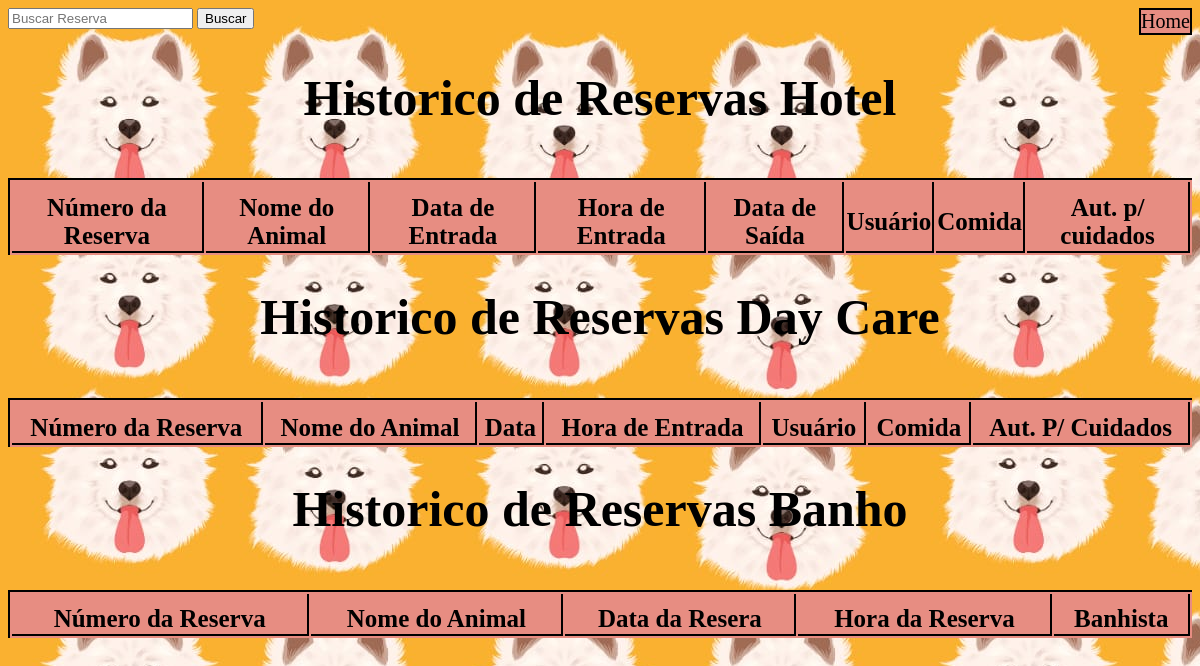
The app's page /historico_reservas/ (signed in), older data.
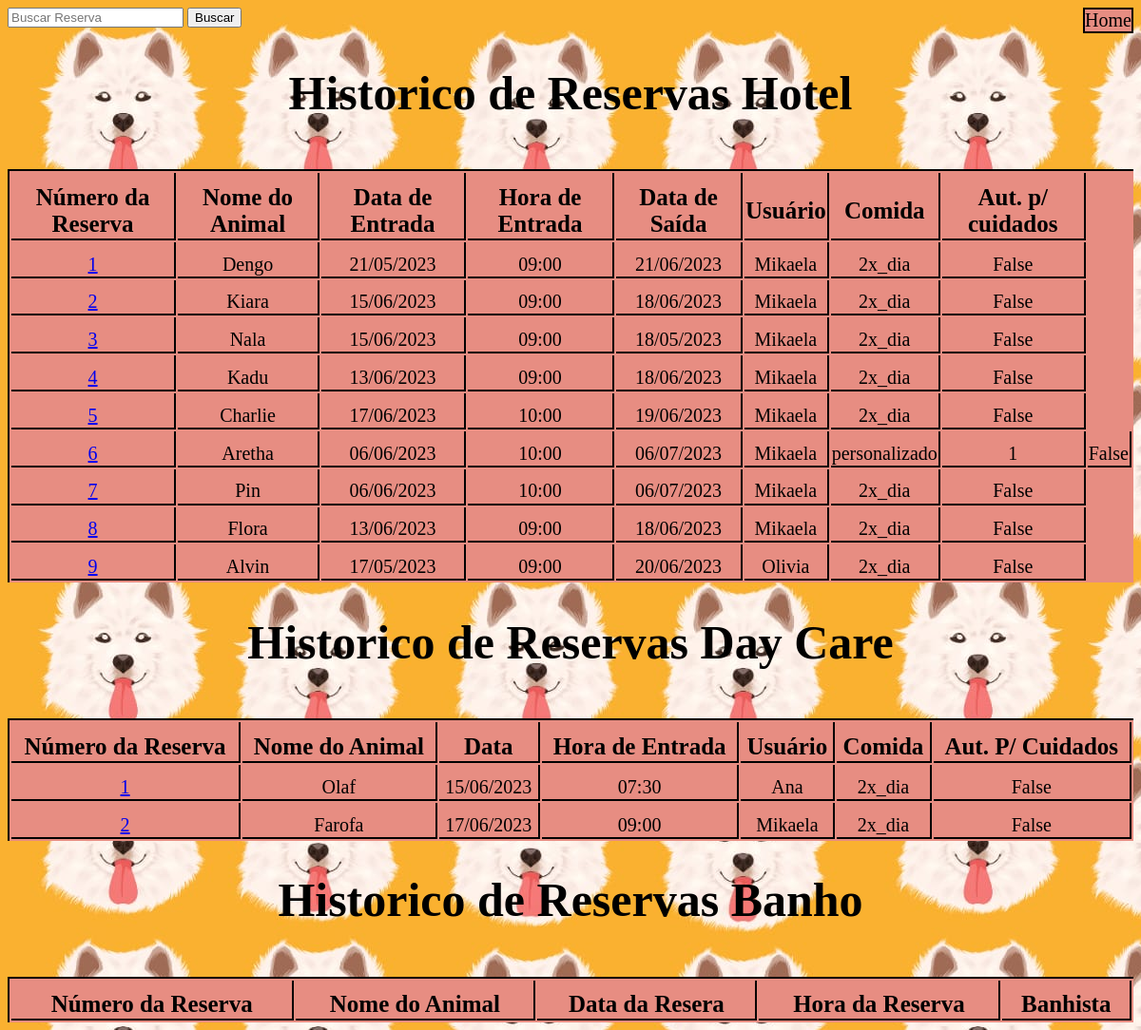
The same page, newer data.
### hotel/models.py (models this page shows, shortened)
class Reserva(models.Model):
    pet = models.ForeignKey(FichaDog, on_delete=models.CASCADE)
    num_reserva = models.IntegerField(primary_key=True, editable=False)
    data_entrada = models.DateField()
    data_saida = models.DateField()
    hora_entrada = models.TimeField()
    usuario  = models.ForeignKey(User, on_delete=models.CASCADE)
    HORARIO_CHOICES = (('2x_dia', 'Duas vezes por dia'),('3x_dia', 'Três vezes por dia'),('personalizado', 'Horário personalizado'),)
    horario_alimentacao = models.CharField(max_length=20, choices=HORARIO_CHOICES)
    horario_personalizado = models.CharField(max_length=20, blank=True, null=True)
    instrucoes_medicamentos = models.CharField(max_length=100, blank=True, null=True)
    ACEITAR_CHOICES = (('Sim', 'Duas vezes por dia'),('3x_dia', 'Três vezes por dia'),('personalizado', 'Horário personalizado'),)
    autorizacao_para_cuidados_medicos = models.BooleanField(default=False, choices=[(False, 'Não'), (True, 'Sim')])
    servicos_adicionais = models.ForeignKey('hotel.ServicosAdicionais', blank=True,null=True, on_delete=models.CASCADE)
    pago = models.BooleanField(default=False, null=True, choices=[(False, 'Não'), (True, 'Sim')])
    class Meta:
            db_table = 'Reserva_Hotel'

class ReservaDay(models.Model):
    pet = models.ForeignKey(FichaDog, on_delete=models.CASCADE)
    num_reserva = models.IntegerField(primary_key=True, editable=False)
    data = models.DateField()
    hora_entrada = models.TimeField()
    usuario  = models.ForeignKey(User, on_delete=models.CASCADE)
    HORARIO_CHOICES = (('2x_dia', 'Duas vezes por dia'),('3x_dia', 'Três vezes por dia'),('personalizado', 'Horário personalizado'),)
    horario_alimentacao = models.CharField(max_length=20, choices=HORARIO_CHOICES)
    horario_personalizado = models.CharField(max_length=20, blank=True, null=True)
    instrucoes_medicamentos = models.CharField(max_length=100, blank=True, null=True)
    ACEITAR_CHOICES = (('Sim', 'Duas vezes por dia'),('3x_dia', 'Três vezes por dia'),('personalizado', 'Horário personalizado'),)
    autorizacao_para_cuidados_medicos = models.BooleanField(default=False, choices=[(False, 'Não'), (True, 'Sim')])
    servicos_adicionais = models.ForeignKey('hotel.ServicosAdicionais', blank=True,null=True, on_delete=models.CASCADE)
    pacote = models.ForeignKey('hotel.Pacote', on_delete=models.SET_NULL, null=True, blank=True)
    pago = models.BooleanField(default=False, null=True, choices=[(False, 'Não'), (True, 'Sim')])
    class Meta:
            db_table = 'Reserva_Day'

### ficha/models.py (models this page shows, shortened)
class FichaDog(models.Model):
    nome = models.CharField(max_length=100, primary_key=True)
    raca = models.CharField(max_length=100)
    data_de_nascimento =  models.DateField()
    sexo = models.CharField(max_length=1, choices=(('M', 'Macho'), ('F', 'Fêmea')))
    peso = models.DecimalField(max_digits=5, decimal_places=2)
    tipo_alimentacao = models.CharField(max_length=100)
    restricoes_alimentares = models.CharField(max_length=100, blank=True, null=True)
    nome_tutor = models.CharField(max_length=100,blank=True)
    contato_tutor = models.CharField(max_length=100)
    cpf_tutor = models.CharField(max_length=14)
    endereco = models.CharField(max_length=100,blank=True, null=True)
    veterinario = models.CharField(max_length=100,blank=True, null=True)
    observacoes = models.TextField(blank=True, null=True)
    data = models.DateTimeField(auto_now_add=True)
    class Meta:
            db_table = 'Ficha_Dog'

### hotel/views.py (the view)
# urls.py: path('historico_reservas/', views.proc_reserva, name='historico_reserva'),
@login_required(login_url="/auth/login/")
def proc_reserva(request):
    hoje = date.today()  # obtém a data atual
    reservas = Reserva.objects.all()
    reservasday = ReservaDay.objects.all()
    reservasbanho = ReservaBanho.objects.all()
    search = request.GET.get('search')
    if search:
        reservas = reservas.filter(pet__nome__icontains=search)
        reservasday = reservasday.filter(pet__nome__icontains=search)
        reservasbanho = reservasbanho.filter(cachorro__nome__icontains=search)
    context = {
        'reservas': reservas,
        'reservasday':reservasday,
        'reservasbanho':reservasbanho,
    }
    return render(request, 'historico_reserva.html', context)

### hotel/templates/historico_reserva.html (shortened to what this page needs)
<!DOCTYPE html>
<html>
  <head>
    {% load static %}
  </head>
  <body>
    <div class="col-sm-6">
      <form action="." method="GET" classs="form-inline">
        <input type="text" id="search" name="search" class="form-control" placeholder="Buscar Reserva">
        <input type="submit" class="btn btn-primary" value="Buscar">
      </form>
      <a class = "home" href="{% url 'home' %}">Home</a>
    </div>
    <div class="reservas">
    <div class="tabela2">
      <table class="form">
        <h1 style='text-align:center;'>Historico de Reservas Hotel</h1>
          <thead class="legenda">
            <tr class="tr">
              <th>Número da Reserva</th>
              <th>Nome do Animal</th>
              <th>Data de Entrada</th>
              <th>Hora de Entrada</th>
              <th>Data de Saída</th>
              <th>Usuário</th>
              <th>Comida</th>
              <th>Aut. p/ cuidados</th>
            </tr>
          </thead>
          <br>
          <tbody>
            {% for reserva in reservas %}
            <tr>
              <td class='num'><a href="{% url 'mostrar_reserva' num_reserva=reserva.pk %}" class="btn btn-primary">{{ reserva.num_reserva }}</td>
              <td class='nome'>{{ reserva.pet.nome}}</td>
              <td class='data'>{{ reserva.data_entrada |date:"d/m/Y"}}</td>
              <td class='entrada'>{{ reserva.hora_entrada }}</td>
              <td class='entrada'>{{ reserva.data_saida  |date:"d/m/Y"}}</td>
              <td class='entrada'>{{ reserva.usuario }}</td>
              <td class='entrada'>{{ reserva.horario_alimentacao }}</td>
              {% if reserva.horario_personalizado %}
                <td class='entrada'>{{ reserva.horario_personalizado }}</td>
              {% endif %}
              <td class='entrada'>{{ reserva.autorizacao_para_cuidados_medicos }}</td>
            </tr>
            {% endfor %}
          </tbody>
      </table>
    </div>
    <div class="tabela">
      <table class="form2">
        <h1 style='text-align:center;'>Historico de Reservas Day Care</h1>
          <thead class="legenda">
            <tr class="tr">
              <th>Número da Reserva</th>
              <th>Nome do Animal</th>
              <th>Data</th>
              <th>Hora de Entrada</th>
              <th>Usuário</th>
              <th>Comida</th>
              <th>Aut. P/ Cuidados</th>
            </tr>
          </thead>
          <br>
          <tbody>
            {% for reserva in reservasday %}
            <tr>
              <td class='num'><a href="{% url 'mostrar_reservaday' num_reserva=reserva.pk %}" class="btn btn-primary">{{ reserva.num_reserva }}</td>
              <td class='nome'>{{ reserva.pet.nome}}</td>
              <td class='data'>{{ reserva.data |date:"d/m/Y"}}</td>
              <td class='entrada'>{{ reserva.hora_entrada }}</td>
              <td class='entrada'>{{ reserva.usuario }}</td>
              <td class='entrada'>{{ reserva.horario_alimentacao }}</td>
                <td class='entrada'>{{ reserva.autorizacao_para_cuidados_medicos }}</td>
            </tr>
            {% endfor %}
          </tbody>
      </table>
    </div>
    <div class="tabela">
      <table class="form2">
        <h1 style='text-align:center;'>Historico de Reservas Banho</h1>
          <thead class="legenda">
            <tr class="tr">
              <th>Número da Reserva</th>
              <th>Nome do Animal</th>
              <th>Data da Resera</th>
              <th>Hora da Reserva</th>
              <th>Banhista</th>
            </tr>
          </thead>
          <br>
      </table>
    </div>
  </div>
  </body>
</html>

Row changes from the older to the newer data that the page shows:
added Reserva: num_reserva "1", pet.nome "Dengo", data_entrada "21/05/2023", hora_entrada "09:00", data_saida "21/06/2023", usuario "Mikaela", horario_alimentacao "2x_dia", autorizacao_para_cuidados_medicos "False"
added Reserva: num_reserva "2", pet.nome "Kiara", data_entrada "15/06/2023", hora_entrada "09:00", data_saida "18/06/2023", usuario "Mikaela", horario_alimentacao "2x_dia", autorizacao_para_cuidados_medicos "False"
added Reserva: num_reserva "3", pet.nome "Nala", data_entrada "15/06/2023", hora_entrada "09:00", data_saida "18/05/2023", usuario "Mikaela", horario_alimentacao "2x_dia", autorizacao_para_cuidados_medicos "False"
added Reserva: num_reserva "4", pet.nome "Kadu", data_entrada "13/06/2023", hora_entrada "09:00", data_saida "18/06/2023", usuario "Mikaela", horario_alimentacao "2x_dia", autorizacao_para_cuidados_medicos "False"
added Reserva: num_reserva "5", pet.nome "Charlie", data_entrada "17/06/2023", hora_entrada "10:00", data_saida "19/06/2023", usuario "Mikaela", horario_alimentacao "2x_dia", autorizacao_para_cuidados_medicos "False"
added Reserva: num_reserva "6", pet.nome "Aretha", data_entrada "06/06/2023", hora_entrada "10:00", data_saida "06/07/2023", usuario "Mikaela", horario_alimentacao "personalizado", horario_personalizado "1", autorizacao_para_cuidados_medicos "False"
added Reserva: num_reserva "7", pet.nome "Pin", data_entrada "06/06/2023", hora_entrada "10:00", data_saida "06/07/2023", usuario "Mikaela", horario_alimentacao "2x_dia", autorizacao_para_cuidados_medicos "False"
added Reserva: num_reserva "8", pet.nome "Flora", data_entrada "13/06/2023", hora_entrada "09:00", data_saida "18/06/2023", usuario "Mikaela", horario_alimentacao "2x_dia", autorizacao_para_cuidados_medicos "False"
added Reserva: num_reserva "9", pet.nome "Alvin", data_entrada "17/05/2023", hora_entrada "09:00", data_saida "20/06/2023", usuario "Olivia", horario_alimentacao "2x_dia", autorizacao_para_cuidados_medicos "False"
added ReservaDay: num_reserva "1", pet.nome "Olaf", data "15/06/2023", hora_entrada "07:30", usuario "Ana", horario_alimentacao "2x_dia", autorizacao_para_cuidados_medicos "False"
added ReservaDay: num_reserva "2", pet.nome "Farofa", data "17/06/2023", hora_entrada "09:00", usuario "Mikaela", horario_alimentacao "2x_dia", autorizacao_para_cuidados_medicos "False"
